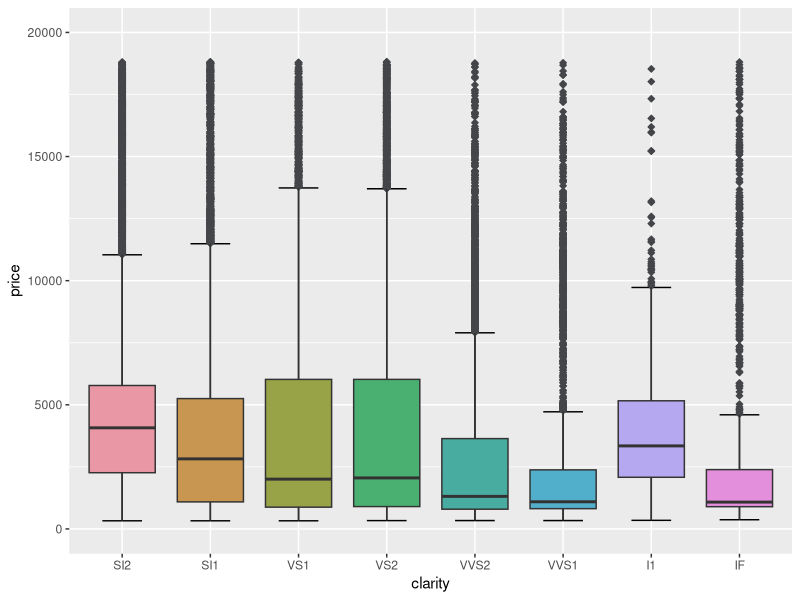
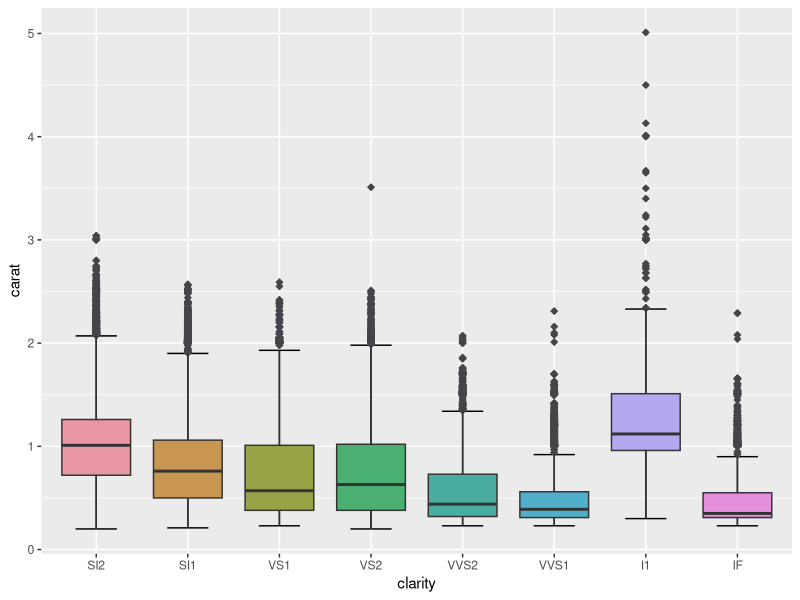
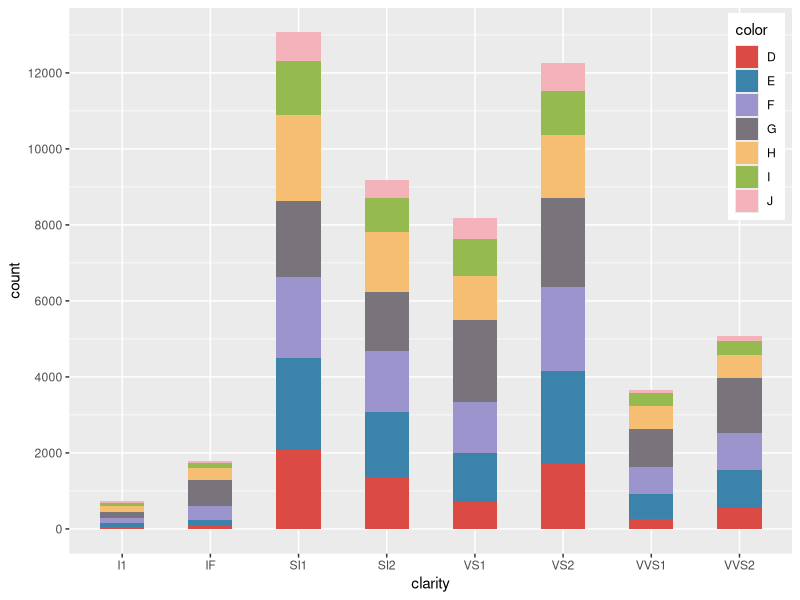

These figures' R source, in order:
## ---- chunk 1
library(ggplot2)
data(diamonds)
diamonds$clarity <- factor(diamonds$clarity, levels=c("SI2","SI1","VS1", "VS2","VVS2", "VVS1","I1", "IF"))




ggplot(data = diamonds, aes(x = clarity, y = price, fill = clarity))+ scale_fill_manual(values=c("#E997A5","#C99651", "#98A347", "#4AB071", "#49ACA1", "#52AFCB", "#B5A7F0", "#E38FDB")) + stat_boxplot(geom = "errorbar", width = .45) + geom_boxplot(outlier.shape = 23, outlier.color = '#444548', outlier.fill = '#444548', coef = 1.5) + guides(fill = FALSE) + ylim(0, 20000)


ggplot(data = diamonds, aes(x = clarity, y = carat, fill = clarity))+ scale_fill_manual(values=c("#E997A5","#C99651", "#98A347", "#4AB071", "#49ACA1", "#52AFCB", "#B5A7F0", "#E38FDB")) + stat_boxplot(geom = "errorbar", width = .45) + geom_boxplot(outlier.shape = 23, outlier.color = '#444548', outlier.fill = '#444548', coef = 1.5) + guides(fill = FALSE)
## ---- chunk 2

diamonds$clarity<-factor(diamonds$clarity, levels=c("I1", "IF", "SI1", "SI2", "VS1", "VS2", "VVS1", "VVS2"))

#unique(diamonds$color)

diamonds$color <- factor(diamonds$color, levels=c("J", "I", "H", "G", "F", "E", "D"))
## ---- chunk 3
ggplot(data = diamonds, aes(x = clarity, fill= color)) +geom_bar(width = .5) +
  scale_fill_manual(values=c("#F4B2BB","#95BB50","#F6BE73","#79747B","#9C94CD","#3B83AA", "#DC4B43")) +
  scale_y_continuous(breaks=c(0, 2000, 4000, 6000, 8000, 10000, 12000, 14000, 16000))+ theme(legend.position = c(0.95, .8))+
  guides(fill = guide_legend(reverse = TRUE))

